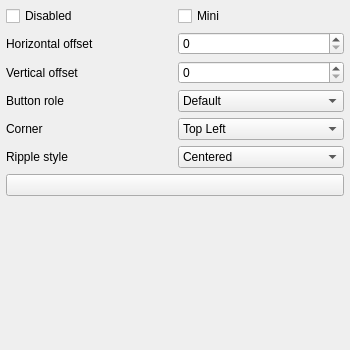
<?xml version="1.0" encoding="UTF-8"?>
<ui version="4.0">
 <class>FABSettings</class>
 <widget class="QWidget" name="FABSettings">
  <property name="geometry">
   <rect>
    <x>0</x>
    <y>0</y>
    <width>350</width>
    <height>350</height>
   </rect>
  </property>
  <layout class="QVBoxLayout" name="layout">
   <property name="sizeConstraint">
    <enum>QLayout::SetNoConstraint</enum>
   </property>
   <property name="leftMargin">
    <number>6</number>
   </property>
   <property name="topMargin">
    <number>6</number>
   </property>
   <property name="rightMargin">
    <number>6</number>
   </property>
   <property name="bottomMargin">
    <number>6</number>
   </property>
   <item>
    <layout class="QGridLayout" name="gridLayout">
     <item row="5" column="0">
      <widget class="QLabel" name="lblButtonRole">
       <property name="text">
        <string>Button role</string>
       </property>
      </widget>
     </item>
     <item row="1" column="0">
      <widget class="QCheckBox" name="chkDisabled">
       <property name="text">
        <string>Disabled</string>
       </property>
      </widget>
     </item>
     <item row="7" column="0">
      <widget class="QLabel" name="lblRippleStyle">
       <property name="text">
        <string>Ripple style</string>
       </property>
      </widget>
     </item>
     <item row="5" column="1">
      <widget class="QComboBox" name="cbxButtonRole">
       <item>
        <property name="text">
         <string>Default</string>
        </property>
       </item>
       <item>
        <property name="text">
         <string>Primary</string>
        </property>
       </item>
       <item>
        <property name="text">
         <string>Secondary</string>
        </property>
       </item>
      </widget>
     </item>
     <item row="6" column="0">
      <widget class="QLabel" name="lblCorner">
       <property name="text">
        <string>Corner</string>
       </property>
      </widget>
     </item>
     <item row="7" column="1">
      <widget class="QComboBox" name="cbxRippleStyle">
       <item>
        <property name="text">
         <string>Centered</string>
        </property>
       </item>
       <item>
        <property name="text">
         <string>Positioned</string>
        </property>
       </item>
       <item>
        <property name="text">
         <string>No Ripple</string>
        </property>
       </item>
      </widget>
     </item>
     <item row="3" column="1">
      <widget class="QSpinBox" name="sbxHorizontalOffset"/>
     </item>
     <item row="3" column="0">
      <widget class="QLabel" name="lblHorizontalOffset">
       <property name="text">
        <string>Horizontal offset</string>
       </property>
      </widget>
     </item>
     <item row="4" column="1">
      <widget class="QSpinBox" name="sbxVerticalOffset"/>
     </item>
     <item row="6" column="1">
      <widget class="QComboBox" name="cbxCorner">
       <item>
        <property name="text">
         <string>Top Left</string>
        </property>
       </item>
       <item>
        <property name="text">
         <string>Top Right</string>
        </property>
       </item>
       <item>
        <property name="text">
         <string>Bottom Left</string>
        </property>
       </item>
       <item>
        <property name="text">
         <string>Bottom Right</string>
        </property>
       </item>
      </widget>
     </item>
     <item row="4" column="0">
      <widget class="QLabel" name="lblVerticalOffset">
       <property name="text">
        <string>Vertical offset</string>
       </property>
      </widget>
     </item>
     <item row="1" column="1">
      <widget class="QCheckBox" name="chkMini">
       <property name="text">
        <string>Mini</string>
       </property>
      </widget>
     </item>
    </layout>
   </item>
   <item>
    <widget class="MaterialFloatingActionButton" name="fab">
     <property name="icon">
      <iconset resource="../../resources/library/qtmaterialwidgets.qrc">
       <normaloff>:/icons/toggle/svg/production/ic_star_24px.svg</normaloff>:/icons/toggle/svg/production/ic_star_24px.svg</iconset>
     </property>
    </widget>
   </item>
   <item>
    <spacer name="verticalSpacer">
     <property name="orientation">
      <enum>Qt::Vertical</enum>
     </property>
     <property name="sizeHint" stdset="0">
      <size>
       <width>20</width>
       <height>40</height>
      </size>
     </property>
    </spacer>
   </item>
  </layout>
 </widget>
 <customwidgets>
  <customwidget>
   <class>MaterialFloatingActionButton</class>
   <extends>MaterialRaisedButton</extends>
   <header location="global">QtMaterialWidgets/fab.hpp</header>
  </customwidget>
  <customwidget>
   <class>MaterialFlatButton</class>
   <extends>QPushButton</extends>
   <header location="global">QtMaterialWidgets/flatbutton.hpp</header>
  </customwidget>
  <customwidget>
   <class>MaterialRaisedButton</class>
   <extends>MaterialFlatButton</extends>
   <header location="global">QtMaterialWidgets/raisedbutton.hpp</header>
  </customwidget>
 </customwidgets>
 <resources>
  <include location="../../resources/library/qtmaterialwidgets.qrc"/>
 </resources>
 <connections/>
</ui>
